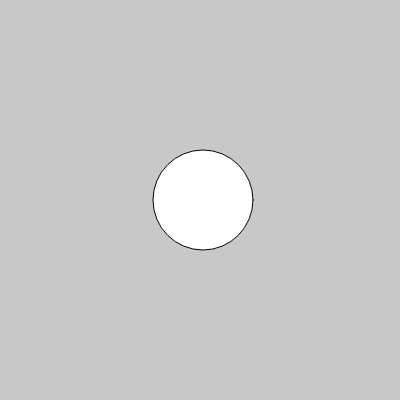
Frame 1 (no input)
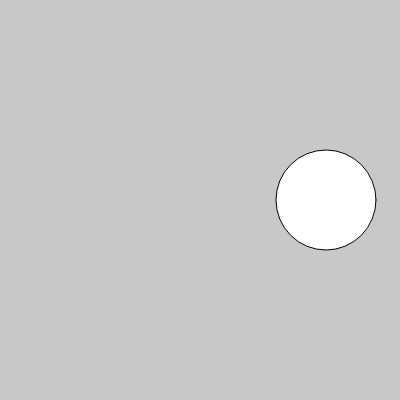
Frame 60 (no input)
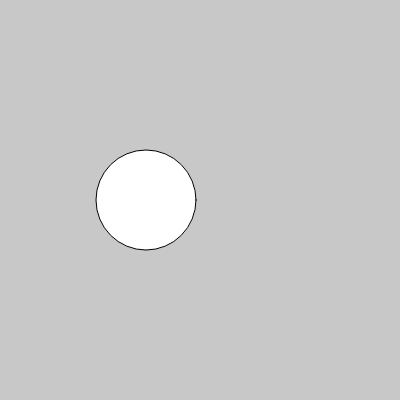
Frame 120 (the mouse pressed at the canvas centre since frame 60)

The p5.js sketch that drew these frames (run headless with seeded random() and noise() and a simulated clock; from frame 60 on, the mouse is pressed at the canvas centre):

// p5.js sketch
// ── sketch.js
let x = 200;
let xSpeed = 3;

function setup() {
  createCanvas(400, 400);
}

function draw() {
  background(200);
  x += xSpeed;
  if (x > width - 50 || x < 50) {
    xSpeed *= -1;
  }
  circle(x, 200, 100);
}
